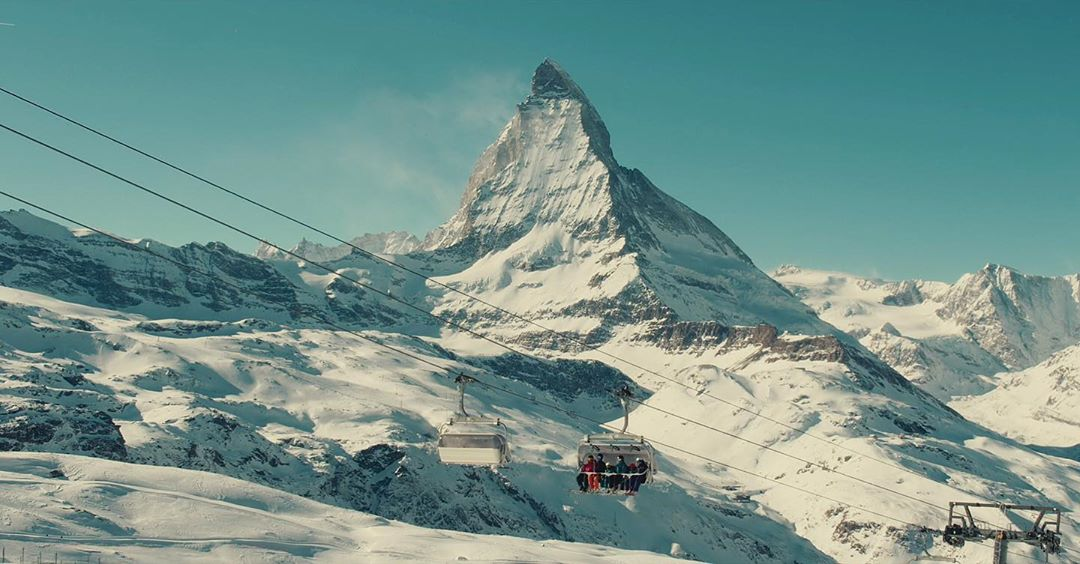
#> input picture img/ex1.jpg, 1080 x 564 px
$ python image.py
#> lines starting #> are read from the running program, lines starting #| are printed output that depends on the picture
""""""

import qrcode
import qrtools

import numpy as np

from PIL import Image


class NoQRImageException(BaseException):
    """No Image received Error."""

    def __init__(self, *args: object) -> None:
        super().__init__(*args)


class EmptyQRText(BaseException):
    """No text to convert to QR Error."""

    def __init__(self, *args: object) -> None:
        super().__init__(*args)


class QRImage:
    """"""

    def __init__(self, img_path: str) -> None:
        """
        Initialize QRImage instance

        Parameters
        ----------
        img_path : str
            path to the image
        """
#> called with img_path = 'img/ex1.jpg'
        try:
            self.image = Image.open(img_path, 'r')
#> self.image is the input picture: PIL image 1080x564 RGB; mean R, G, B 115, 146.7, 140.8
            self.image_rgba = np.asarray(self.image.convert('L'))
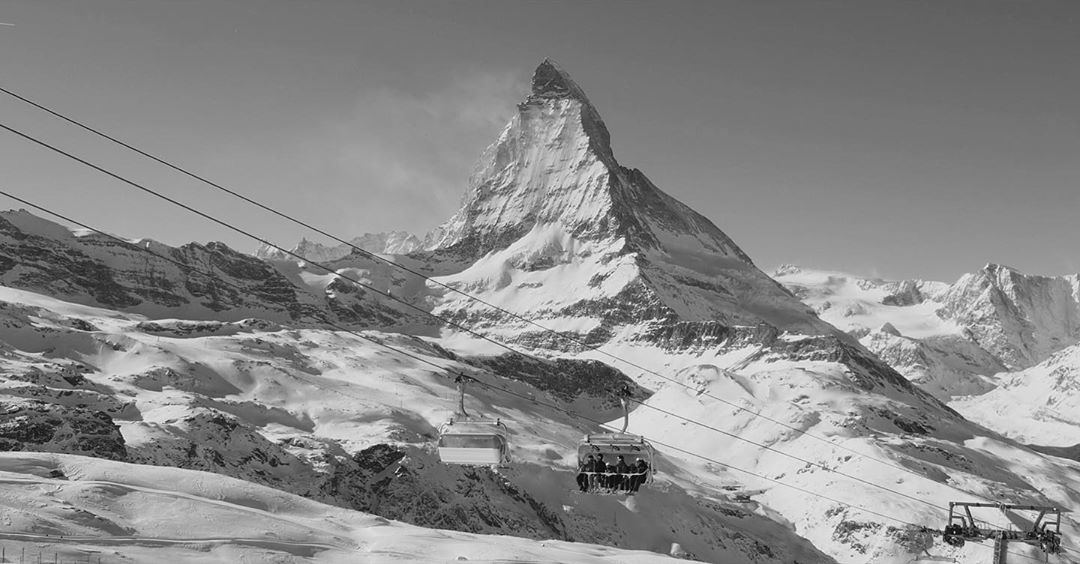
#> self.image_rgba: shape (564, 1080); min 0, max 253, mean 136.5
            print(self.image_rgba)
#> (printed output is left out)
        except OSError as error:
            raise NoQRImageException(f"{img_path}, Couldn't find or open the image") from error

    def __flatten_image(self) -> None:
        """Flatten the image, so that every red chanel has even number."""
        for i, val in enumerate(self.image_rgba):
            red, green, blue = val
            if red % 2:
                if red == 255:
                    self.image_rgba[i] = red - 1, green, blue
                else:
                    self.image_rgba[i] = red + 1, green, blue
#> this loop made 1 pass

    def encode(self, text: str) -> Image:
        """_summary_

        Parameters
        ----------
        text : str
            _description_

        Returns
        -------
        Image
            _description_
        """
        if not text:
            raise EmptyQRText("Text can't be empty")

        self.__flatten_image()

        qr = qrcode.QRCode()
        qr.add_data(text)
        qr_code = qrcode.make()
        qr_rgba = np.asarray(qr_code.convert('L'))
        # new_img = Image.new("RGB", qr_code.size)
        # new_img.putdata(qr_code_rgba)
        # new_img.save("QR2.png")
        print()

        # print(qr_code_rgba)
        for i, val in enumerate(qr_rgba):
            if val == 0:
                self.image_rgba[i] = self.image_rgba[i][0] - 100, self.image_rgba[i][1], self.image_rgba[i][2]
        new_img = Image.new("RGB", self.image.size)
        new_img.putdata(self.image_rgba)
        return new_img

    def decode(self) -> str:
        qr_rgba = []
        for i, val in enumerate(self.image_rgba):
            red, green, blue = val
            if red % 2:
                qr_rgba.append((0, 0, 0))
            else:
                qr_rgba.append((255, 255, 255))
        # print(qr_rgba)
        new_img = Image.new("RGB", self.image.size)
        new_img.putdata(qr_rgba)
        new_img.save("Qr.png")
        #qr = qrtools.QR()
        # qr.decode()
        # return qr.data


if __name__ == "__main__":
    new_img = QRImage("img/ex1.jpg")
    #new_img = QRImage("img/ex3.png")
#> (the run stopped early here; a loop or call above may not have finished)
